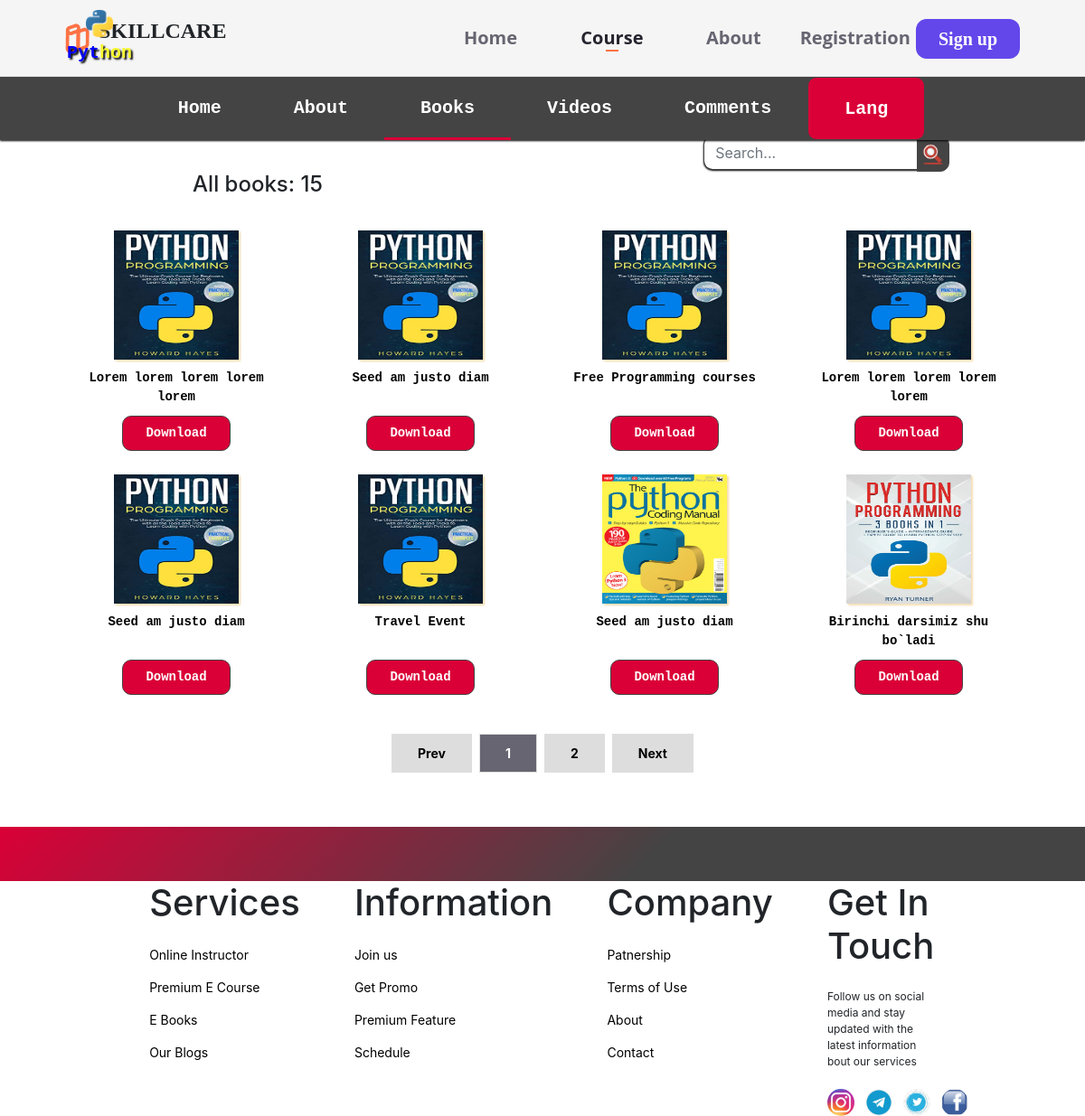
/pyhton/book, run on the app's committed database.
### blog2/models.py (models this page shows, shortened)
class Book(models.Model):
    image = models.ImageField(upload_to='Model_images')
    name = models.CharField(max_length=100)

### blog2/views.py (the view)
# urls.py: path('book', views.book, name='book'),
def book(request):
    books = Book.objects.all()
    book_count = books.count()
    p = Paginator(books, 8)
    page_number = request.GET.get('page')
    page_objects = p.get_page(page_number)
    context = {
        'book': page_objects,
        'book_count': book_count,
    }
    return render(request, 'blog2/book.html', context)

### blog2/templates/blog2/book.html (shortened to what this page needs)
{% extends 'blog2/base2.html' %}
{% load static%}
{% block content %}
    <section class = "python_nav">
        <ul class = "p_ul">
            <li><a class ="animation-text" href="{% url 'blog2:python' %}">Home</a></li>
            <li><a class ="animation-text" href="">About</a></li>
            <li  class = "nav11" id = "nav3 "><a class ="animation-text" href="{% url 'blog2:book' %}">Books</a></li>
            <li id = "nav4"><a class ="animation-text" href="{% url 'blog2:video' %}">Videos</a></li>
            <li id = "nav5"><a class ="animation-text" href="{% url 'blog2:comment' %}">Comments</a></li>
            <li class = "lang">Lang
                <ul class = "langs">
                    <li class ="animation-text"> English</li>
                    <li class ="animation-text">Russian</li>
                    <li class ="animation-text">Uzbek</li>
                </ul>
            </li>
        </ul>
    </section>
    <section id = "bookss" class = "py_book">
        <form method="get" action="{% url 'blog2:search_book' %}" class = "py_search">
                        <input class="form-control tm-search-input" name="query_book" type="text" placeholder="Search..." aria-label="Search">
                        <button class="tm-search-button" type="submit">
                              <img src="{% static 'blog2/images/search.png' %}" alt="">
                        </button>
                    </form>
<h4 style="margin-left: -70% !important;">All books: {{ book_count}}</h4>
        <div  class = "book_part">
            {% for books in book %}
            <div class = "book_div">
                <img  src="{{ books.image.url }}" alt="">
                <p class = "book_name">{{ books.name}}</p>
                <p class = "py_btn">Download</p>
            </div>
            {% endfor %}
        </div>
    <div class="pagination">
  {% if book.has_previous %}
      <a href="?page={{ book.previous_page_number }}">Prev</a>
      {% else %}
      <a  href="#" class = "disabled">Prev</a>
    {% endif %}
      <a href="?page={{book.number}}" class="active">{{ book.number }}</a>
    {% if  book.has_next%}
      <a href="?page={{ book.next_page_number }}">{{ book.next_page_number }}</a>
    {% endif %}
    {% if book.has_next %}
      <a href="?page={{ book.next_page_number }}">Next</a>
    {% else %}
        <a class = "disabled" href="">Next</a>
    {% endif %}
    </div>
    </section>
{% endblock %}

### blog2/templates/blog2/base2.html (shortened to what this page needs)
{% load static %}
<!DOCTYPE html>
<html lang="en">
<head>
    <link rel="stylesheet" href="{% static 'blog2/css/py_style.css' %}">
    <link rel="stylesheet" href="{% static 'blog2/css/animation.css' %}">
    <link rel="stylesheet" href="https://maxcdn.bootstrapcdn.com/bootstrap/4.3.1/css/bootstrap.min.css">
</head>
<body>
    <nav>
        <div class = "logo">
            <img src="{% static 'blog2/images/Logo.png' %}" alt="">
            <p class = "animation-text">SKILLCARE</p>
        </div>
        <div class = "navv">
            <a class = "home animation-text" id = "home" href="{% url 'blog1:home' %}">Home</a>
        </div>
        <div class = "navv">
            <a class = "coursee animation-text  menuu " id = "course" href="{% url 'blog1:course' %}">Course</a>
            <div class = "span2 spaan" id = "span2"></div>
        </div>
        <div class = "navv">
            <a class = "about animation-text" id = "about" href="{% url 'blog1:about' %}">About</a>
        </div>
        <div class = "navv">
            <a class = "log animation-text" id = "log" href="{% url 'blog3:registration' %}">Registration</a>
        </div>
        <a href="{% url 'blog3:signup' %}" class = "login">Sign up</a>
    </nav>
     <div  class = "python_logo select-div-animation">
        <img class = "p_logo_img" src="{% static 'blog2/images/logo.svg.png' %}" alt="">
        <div class = "p_logo_p">
            <p class = "logo_p1">P</p>
            <p class = "logo_p2">y</p>
            <p class = "logo_p3">t</p>
            <p class = "logo_p4">h</p>
            <p class = "logo_p5">o</p>
            <p class = "logo_p6">n</p>
        </div>
    </div>
{% block content %}
{% endblock %}
<section class = "foot">
</section>
   <footer>
        <div class = "service">
            <h1>Services</h1>
            <a href="https://www.indeed.com/q-Online-Instructor-jobs.html?vjk=db8903dc7febc85f">Online Instructor</a>
            <a href="{% url 'blog1:course' %}">Premium E Course</a>
            <a href="">E Books</a>
            <a href="{% url 'blog1:home' %}">Our Blogs</a>
        </div>
        <div class = "information">
            <h1>Information</h1>
            <a href="">Join us</a>
            <a href="https://www.groupon.com/coupons/amazon">Get Promo</a>
            <a href="https://support.squarespace.com/hc/en-us/articles/115015517328-Premium-features">Premium Feature</a>
            <a href="https://www.thefreedictionary.com/schedule">Schedule</a>
        </div>
        <div class = "company">
            <h1>Company</h1>
            <a href="https://www.gov.uk/set-up-business-partnership">Patnership</a>
            <a href="https://termify.io/terms-of-use-generator?gclid=CjwKCAiAl-6PBhBCEiwAc2GOVGW482XOXkuA71T9De24nJPqZ4KMsBoZWmHffZqT-xFhspr17IN98xoChiUQAvD_BwE">Terms of Use</a>
            <a href = "{% url 'blog1:about' %}">About</a>
            <a href="{% url 'blog1:about' %}">Contact</a>
        </div>
        <div class = "get_in">
            <h1>Get In Touch</h1>
            <p>Follow us on social media and stay updated with the latest information bout our services</p>
            <div class = "contact_logo">
                <img src="{% static 'blog1/images/instagram.jpg' %}" alt="">
                <img src="{% static 'blog1/images/tg.jpg' %}" alt="">
                <img src="{% static 'blog1/images/twitter.jpg' %}" alt="">
                <img src="{% static 'blog1/images/facebook.jpg' %}" alt="">
            </div>
        </div>
    </footer>
</body>
</html>

### blog2/static/blog2/css/animation.css (style rules this page uses)
.select-div-animation { opacity: 0; transition: all 1s ease; transform: scale(1.2); }
.select-div-animation.fadee2 { opacity: 1; transform: scale(1); }

### data on the page
Book: image (picture), name "Lorem lorem lorem lorem lorem"
Book: image (picture), name "Seed am justo diam"
Book: image (picture), name "Free Programming courses"
Book: image (picture), name "Lorem lorem lorem lorem lorem"
Book: image (picture), name "Seed am justo diam"
Book: image (picture), name "Travel Event"
Book: image (picture), name "Seed am justo diam"
Book: image (picture), name "Birinchi darsimiz shu bo`ladi"

### other printed values
{{ book_count }} "15"
{{ book.number }} "1"
{{ book.next_page_number }} "2"
